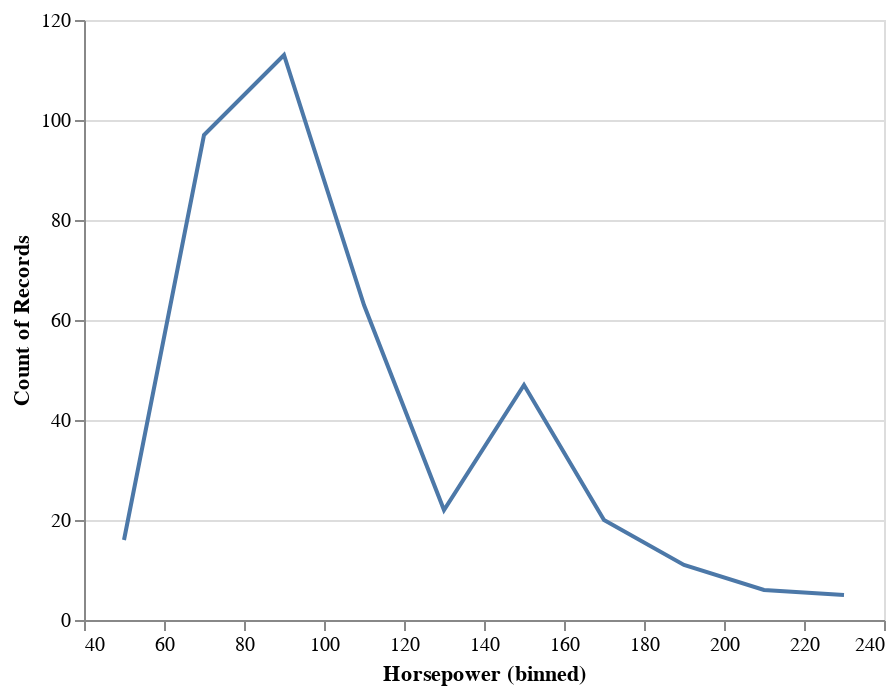

The cell this chart's notebook holds for it:
### Markdown cell above
<a href="https://colab.research.google.com/github/masheransari/Deep-learning-Assignment-1/blob/main/Lab_1_Deep_Learning.ipynb" target="_parent"><img src="https://colab.research.google.com/assets/colab-badge.svg" alt="Open In Colab"/></a>

### Code cell
# load an example dataset
from vega_datasets import data
cars = data.cars()

# plot the dataset, referencing dataframe column names
print(cars.columns)
import altair as alt
alt.Chart(cars).mark_line().encode(
  x=alt.X('Horsepower', bin=True),
  y='count()',
)

### Figure 1 — Vega-Lite specification as saved in the notebook (floating-point values rounded to 4 significant figures; data arrays with more than 128 entries replaced by an {"elided": "..."} marker saying what was removed)
{"config": {"view": {"continuousWidth": 400, "continuousHeight": 300}}, "data": {"name": "data-f02450ab61490a1363517a0190416235"}, "mark": "line", "encoding": {"x": {"type": "quantitative", "bin": true, "field": "Horsepower"}, "y": {"type": "quantitative", "aggregate": "count"}}, "$schema": "https://vega.github.io/schema/vega-lite/v4.8.1.json", "datasets": {"data-f02450ab61490a1363517a0190416235": {"elided": "406 records"}}}
